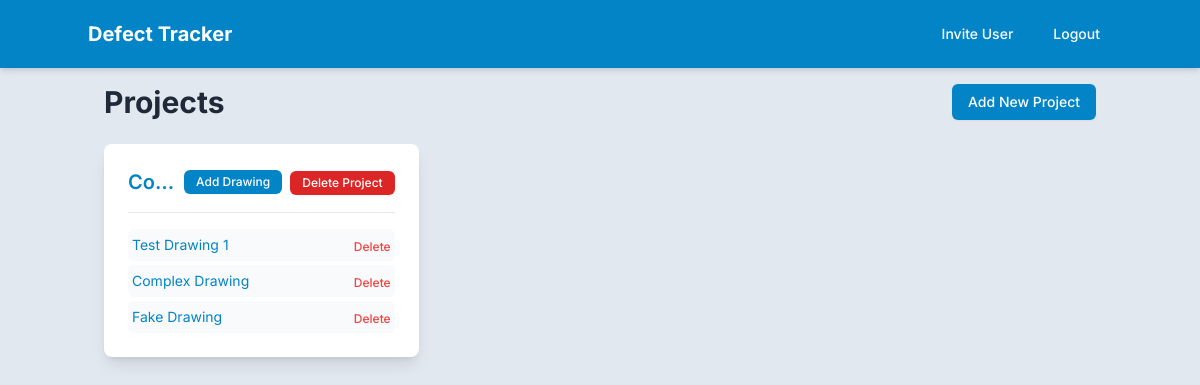
The page / (signed in) on the database its author committed.
### app.py (models this page shows)
class Project(db.Model):
    __tablename__ = 'projects'
    id = db.Column(db.Integer, primary_key=True)
    name = db.Column(db.String(255))
    defects = db.relationship('Defect', back_populates='project', cascade='all, delete-orphan')
    checklists = db.relationship('Checklist', back_populates='project', cascade='all, delete-orphan')
    accesses = db.relationship('ProjectAccess', back_populates='project', cascade='all, delete-orphan')
    drawings = db.relationship('Drawing', back_populates='project', cascade='all, delete-orphan')

class Drawing(db.Model):
    __tablename__ = 'drawings'
    id = db.Column(db.Integer, primary_key=True)
    project_id = db.Column(db.Integer, db.ForeignKey('projects.id'), nullable=False)
    name = db.Column(db.String(255), nullable=False)
    file_path = db.Column(db.String(255), nullable=False)
    created_at = db.Column(db.DateTime, default=datetime.now)
    project = db.relationship('Project', back_populates='drawings')
    markers = db.relationship('DefectMarker', back_populates='drawing', cascade='all, delete-orphan')

### app.py (the view)
@app.route('/')
@login_required
def index():
    project_ids = [access.project_id for access in current_user.projects]
    projects = Project.query.filter(Project.id.in_(project_ids)).all()
    return render_template('project_list.html', projects=projects)

### app.py (called while the page is built)
@login_manager.user_loader
def load_user(user_id):
    return db.session.get(User, int(user_id))

### templates/project_list.html (shortened to what this page needs)
{% extends "layout.html" %}
{% block content %}
    <div class="flex flex-col sm:flex-row justify-between items-center mb-6">
        <h1 class="text-3xl font-bold text-gray-800">Projects</h1>
        <div class="mt-4 sm:mt-0 space-x-0 sm:space-x-2 space-y-2 sm:space-y-0 flex flex-col sm:flex-row">
            <a href="{{ url_for('add_project') }}" class="bg-primary hover:bg-primary-hover text-white px-4 py-2 rounded-md shadow-sm text-sm font-medium text-center">Add New Project</a>
        </div>
    </div>
    {% if projects %}
        <div class="grid grid-cols-1 md:grid-cols-2 lg:grid-cols-3 gap-6">
            {% for project in projects %}
                <div class="bg-white p-6 rounded-lg shadow-lg hover:shadow-xl transition-shadow duration-300">
        <div class="flex flex-row items-center justify-between mb-4">
            <a href="{{ url_for('project_detail', project_id=project.id) }}" class="text-sky-600 hover:text-sky-700 text-xl font-semibold hover:underline mr-2 text-left min-w-0 truncate shrink">{{ project.name }}</a>
            <div class="flex flex-row flex-wrap items-center gap-2 shrink-0">
                <a href="{{ url_for('add_drawing', project_id=project.id) }}" class="bg-primary hover:bg-primary-hover text-white px-3 py-1 rounded-md text-xs font-medium text-center shadow-sm">Add Drawing</a>
                <form method="POST" action="{{ url_for('delete_project', project_id=project.id) }}" class="inline">
                    <button type="submit" class="bg-red-600 hover:bg-red-700 text-white px-3 py-1 rounded-md text-xs font-medium shadow-sm" onclick="return confirm('Are you sure you want to delete this project and all its defects, checklists, and drawings?');">Delete Project</button>
                </form>
            </div>
        </div>
        {% if project.drawings and project.drawings|length > 0 %}
            <div class="mt-4 border-t border-gray-200 pt-4">
                <div class="space-y-1">
                    {% for drawing in project.drawings %}
                        <div class="flex justify-between items-center bg-gray-50 p-1 rounded-md">
                            <a href="{{ url_for('view_drawing', project_id=project.id, drawing_id=drawing.id) }}" class="text-sky-600 hover:underline text-sm">{{ drawing.name }}</a>
                            <form method="POST" action="{{ url_for('delete_drawing', drawing_id=drawing.id) }}" class="inline ml-2">
                                <button type="submit" class="text-red-500 hover:text-red-700 text-xs font-medium hover:underline" onclick="return confirm('Are you sure you want to delete this drawing?');">Delete</button>
                            </form>
                        </div>
                    {% endfor %}
                </div>
            </div>
        {% else %}
            <p class="text-sm text-gray-500 mt-4">No drawings attached.</p>
        {% endif %}
                </div>
            {% endfor %}
        </div>
    {% endif %}
{% endblock %}

### templates/layout.html (style rules this page uses)
:root { --color-primary: #0284c7; --color-primary-hover: #0369a1; --color-secondary: #e2e8f0; --color-secondary-text: #1e293b; }
.bg-primary { background-color: var(--color-primary); }
.bg-secondary { background-color: var(--color-secondary); }
.text-secondary-text { color: var(--color-secondary-text); }

### rows shown on the page
Project: name "Co…"
Drawing: name "Test Drawing 1"
Drawing: name "Complex Drawing"
Drawing: name "Fake Drawing"
